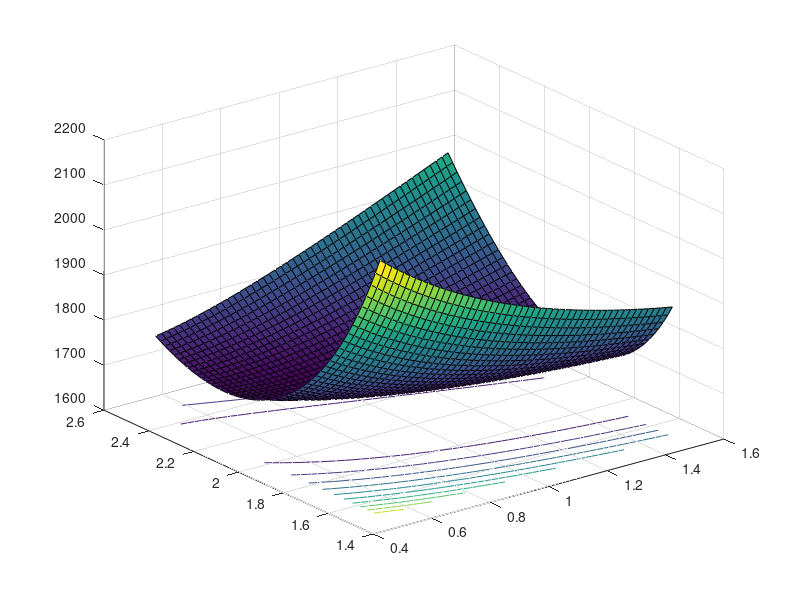

MATLAB code to generate this figure:
rng default;  % for reproducibility
a = [1,2];
X = gamrnd(a(1),a(2),1e3,1);

mesh = 50;
delta = 0.5;
a1 = linspace(a(1)-delta,a(1)+delta,mesh);
a2 = linspace(a(2)-delta,a(2)+delta,mesh);
logL = zeros(mesh); % Preallocate memory
for i = 1:mesh
    for j = 1:mesh
        logL(i,j) = gamlike([a1(i),a2(j)],X);
    end
end

[A1,A2] = meshgrid(a1,a2);
surfc(A1,A2,logL)